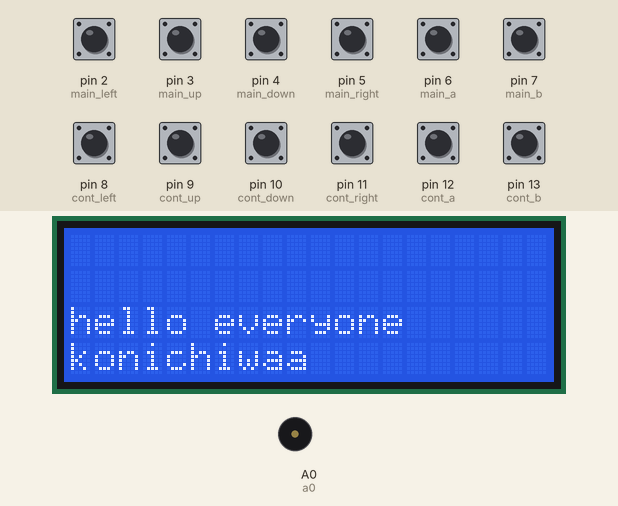
This sketch was run on a simulated Arduino Uno, built with avr-gcc and run on an emulated ATmega328P. Parts: 20×4 character LCD, buzzer (waves = sounding). The test bench sets the inputs (shaded band); at power-on: pin 2 (main_left), pin 3 (main_up), pin 4 (main_down), pin 5 (main_right), pin 6 (main_a), pin 7 (main_b), pin 8 (cont_left), pin 9 (cont_up), pin 10 (cont_down), pin 11 (cont_right), pin 12 (cont_a), pin 13 (cont_b) HIGH.

Above: at 2.2 s.
2.3 s: pin 2 (main_left) pulled LOW for 0.15 s
At 2.42 s:
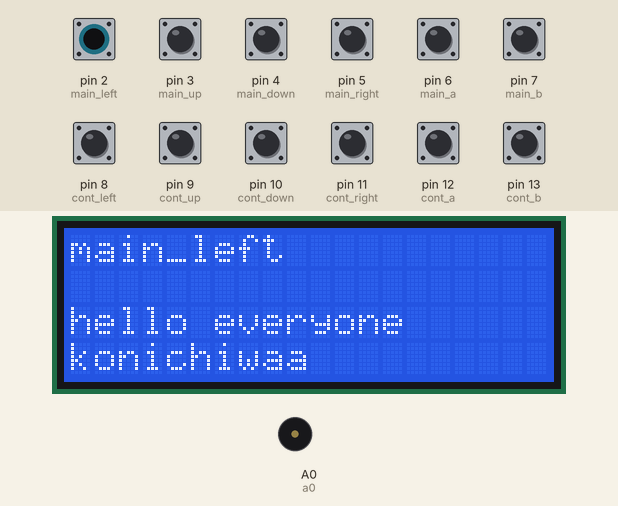
4.0 s: pin 3 (main_up) pulled LOW for 0.15 s
At 4.11 s:
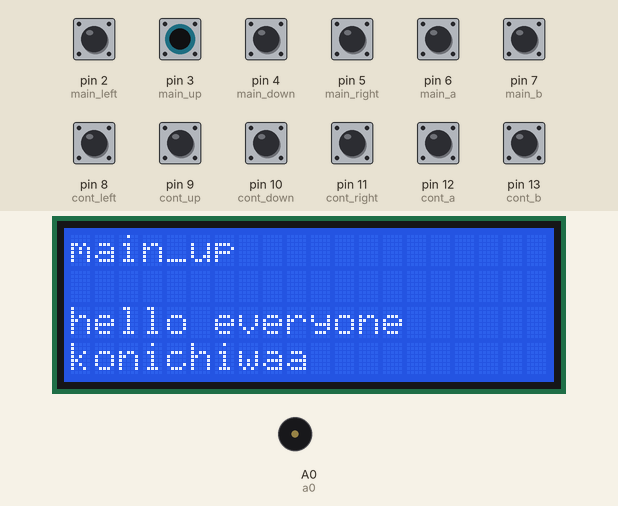
5.7 s: pin 4 (main_down) pulled LOW for 0.15 s
At 5.81 s:
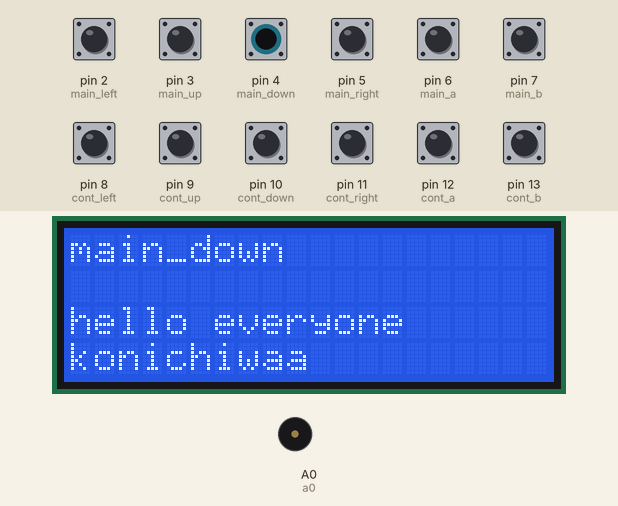
7.4 s: pin 5 (main_right) pulled LOW for 0.15 s
At 7.52 s:
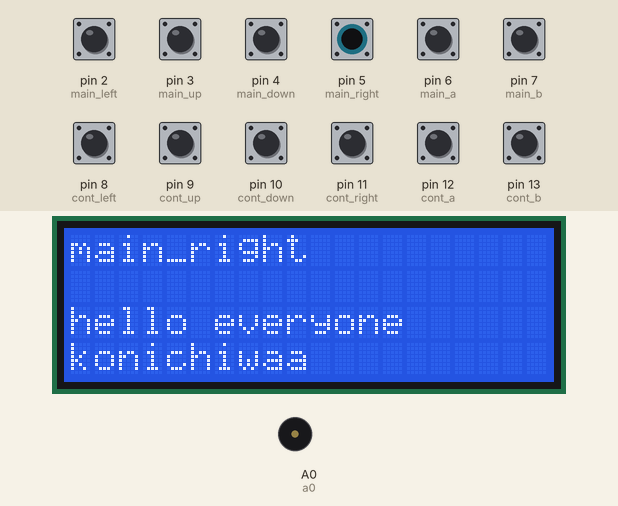
9.1 s: pin 6 (main_a) pulled LOW for 0.15 s
At 9.22 s:
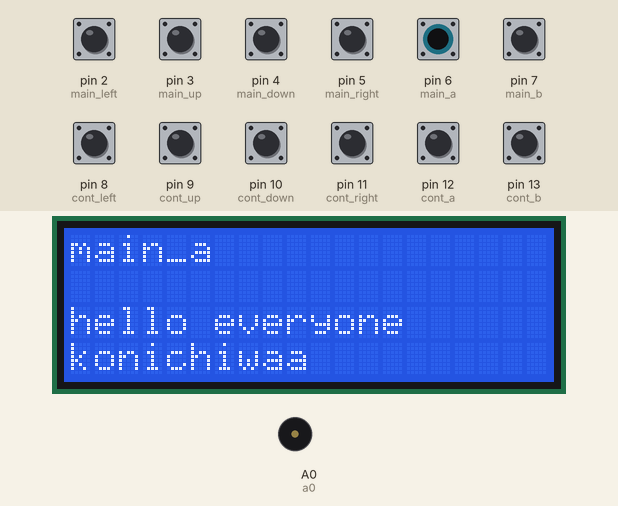
10.8 s: pin 7 (main_b) pulled LOW for 0.15 s
Timing chart, 0 to 13.5 s (numbered marks = the images above; inputs shaded):
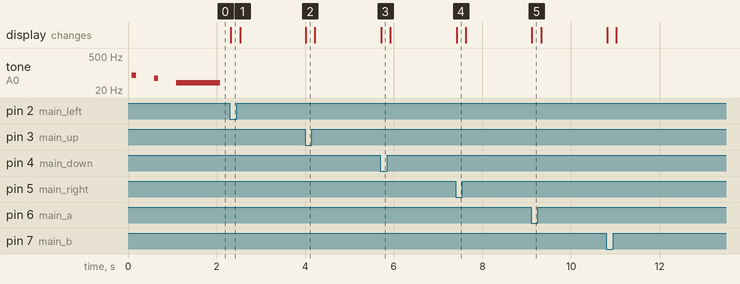

The sketch:

HardwareTest.ino
```cpp
#include <Wire.h>
#include <LiquidCrystal_I2C.h>

LiquidCrystal_I2C lcd(0x27, 20, 4); // set the LCD address to 0x27 for a 16 chars and 2 line display

int main_up = 3;
int main_down = 4;
int main_left = 2;
int main_right = 5;
int main_a = 6;
int main_b = 7;

int cont_up = 9;
int cont_down = 10;
int cont_left = 8;
int cont_right = 11;
int cont_a = 12;
int cont_b = 13;

int a3 = A3;
int a2 = A2;
int a1 = A1;
int a0 = A0;

int speakerPin = A0;


void setup()
{
  Serial.begin(9600);

  pinMode(main_up, INPUT_PULLUP);
  pinMode(main_down, INPUT_PULLUP);
  pinMode(main_left, INPUT_PULLUP);
  pinMode(main_right, INPUT_PULLUP);
  pinMode(main_a, INPUT_PULLUP);
  pinMode(main_b, INPUT_PULLUP);

  pinMode(cont_up, INPUT_PULLUP);
  pinMode(cont_down, INPUT_PULLUP);
  pinMode(cont_left, INPUT_PULLUP);
  pinMode(cont_right, INPUT_PULLUP);
  pinMode(cont_a, INPUT_PULLUP);
  pinMode(cont_b, INPUT_PULLUP);

  pinMode(a0, INPUT_PULLUP);
  pinMode(a1, INPUT_PULLUP);
  pinMode(a2, INPUT_PULLUP);
  pinMode(a3, INPUT_PULLUP);

  pinMode(speakerPin, OUTPUT);

  lcd.init();                      // initialize the lcd
  //lcd.init();
  // Print a message to the LCD.
  lcd.backlight();
  lcd.setCursor(0, 2);
  lcd.print("hello everyone");
  lcd.setCursor(0, 3);
  lcd.print("konichiwaa");

  int dur = 100;
  int freq = 80;
  tone(speakerPin, freq, dur); // Plays a tone for 100 milliseconds at 80Hz

  delay(500);

  dur = 100;
  freq = 60;
  tone(speakerPin, freq, dur); // Plays a tone for 100 milliseconds at 60Hz

  delay(500);

  dur = 1000;
  freq = 40;
  tone(speakerPin, freq, dur); // Plays a tone for 1000 milliseconds at 40Hz
}


void loop()
{
//  Serial.println(digitalRead(a3));
  //delay(500);
  lcd.setCursor(0, 0);

  if (digitalRead(main_up) == LOW) {
    lcd.print("main_up");
    delay(200);
  } else if (digitalRead(main_down) == LOW) {
    lcd.print("main_down");
    delay(200);
  } else if (digitalRead(main_left) == LOW) {
    lcd.print("main_left");
    delay(200);
  } else if (digitalRead(main_right) == LOW) {
    lcd.print("main_right");
    delay(200);
  } else if (digitalRead(main_a) == LOW) {
    lcd.print("main_a");
    delay(200);
  } else if (digitalRead(main_b) == LOW) {
    lcd.print("main_b");
    delay(200);
  } else if (digitalRead(cont_up) == LOW) {
    lcd.print("cont_up");
    delay(200);
  } else if (digitalRead(cont_down) == LOW) {
    lcd.print("cont_down");
    delay(200);
  } else if (digitalRead(cont_left) == LOW) {
    lcd.print("cont_left");
    delay(200);
  } else if (digitalRead(cont_right) == LOW) {
    lcd.print("cont_right");
    delay(200);
  } else if (digitalRead(cont_a) == LOW) {
    lcd.print("cont_a");
    delay(200);
  } else if (digitalRead(cont_b) == LOW) {
    lcd.print("cont_b");
    delay(200);
  } else {
    lcd.print("                    ");
  }
}
```

Measured:
- after the input at 2.3 s, the display: changes at once (image 1)
- after the input at 4.0 s, the display: changes at once (image 2)
- after the input at 5.7 s, the display: changes at once (image 3)
- after the input at 7.4 s, the display: changes at once (image 4)
- after the input at 9.1 s, the display: changes at once (image 5)
- by itself, tone on A0 (a0): plays 80 Hz for 0.10 s, 60 Hz for 0.10 s, 40 Hz for 1.0 s
